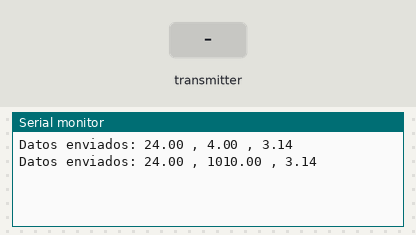
This sketch was run on a simulated Arduino Uno, built with avr-gcc and run on an emulated ATmega328P. Parts: the last lines printed to the serial monitor. The test bench sets the inputs (shaded band). No radio packets arrive unless stated.

Above: at 1.8 s.
1.9 s: the transmitter starts sending datos.0 = 0
At 2.4 s:
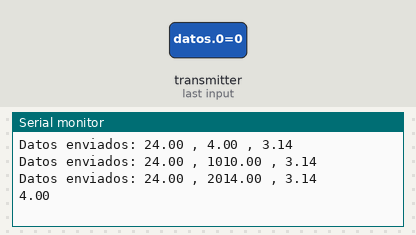
4.5 s: the transmitter starts sending datos.1 = 0
At 5.8 s:
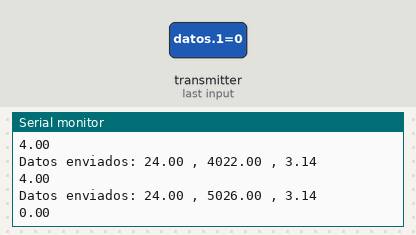
6.0 s: the transmitter starts sending datos.1 = 25
At 6.9 s:
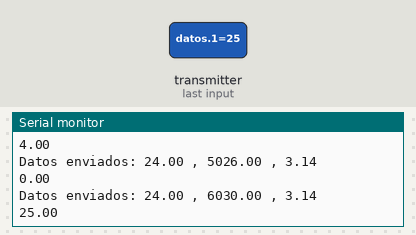
Timing chart, 0 to 9.0 s (numbered marks = the images above; inputs shaded):
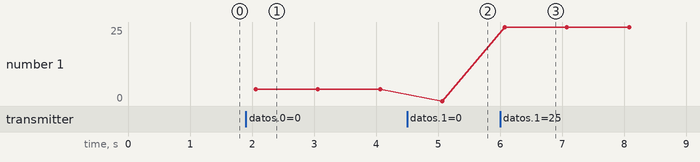

The sketch:

arduino_emisor__rf_24.ino
```cpp
#include <SPI.h>
#include <nRF24L01.h>
#include <RF24.h>

//Declaremos los pines CE y el CSN
#define CE_PIN 8
#define CSN_PIN 10

//Variable con la dirección del canal por donde se va a transmitir
byte direccion[5] ={'c','a','n','a','l'};
byte direccion2[5] ={'c','a','m','a','l'};
//creamos el objeto radio (NRF24L01)
RF24 radio(CE_PIN, CSN_PIN);

//vector con los datos a enviar
float datos[3];

void setup()
{
  //inicializamos el NRF24L01
  radio.begin();
  //inicializamos el puerto serie
  Serial.begin(9600);

//Abrimos un canal de escritura
 //radio.openWritingPipe(direccion);
  //radio.startListening();
  radio.openWritingPipe(direccion);
  radio.openReadingPipe(1, direccion2);

}

void loop()
{

 //cargamos los datos en la variable datos[]
 datos[0]=24;//analogRead(0)* (5.0 / 1023.0);;
 datos[1]=millis();
 datos[2]=3.14;
 //enviamos los datos


 bool ok = radio.write(datos, sizeof(datos),false);
 radio.startListening();

  //reportamos por el puerto serial los datos enviados
  if(ok)
  {

     Serial.print("Datos enviados: ");
     Serial.print(datos[0]);
     Serial.print(" , ");
     Serial.print(datos[1]);
     Serial.print(" , ");
     Serial.println(datos[2]);

/////////////////


    uint8_t numero_canal;
    numero_canal=1;
    if ( radio.available() )
     {

         //Leemos los datos y los guardamos en la variable datos[]
         radio.read(datos,sizeof(datos));
         Serial.println(datos[1]);

     }
     else
     {

         //Serial.println("No hay datos de radio disponibles");
     }


  }
  else
  {
     Serial.println("no se ha podido enviar");
  }


////////////////ENVIO DATA


 delay(1000);
   radio.stopListening();
}
```

Measured:
- after the input at 1.9 s, the serial monitor: prints a new line after 0.16 s (image 1)
- after the input at 4.5 s, the serial monitor: prints a new line after 0.57 s (image 2)
- after the input at 6.0 s, the serial monitor: prints a new line after 0.07 s (image 3)
- plotted number 1: 4 → 0 after the input at 4.5 s, 0 → 25 after the input at 6.0 s
